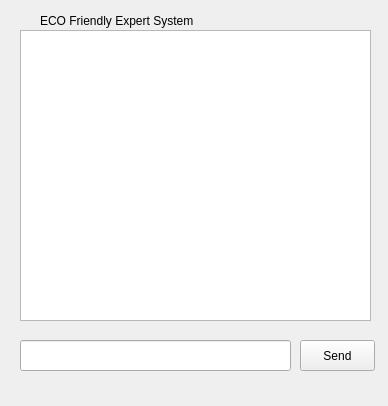
<?xml version="1.0" encoding="UTF-8"?>
<ui version="4.0">
 <class>Form</class>
 <widget class="QWidget" name="Form">
  <property name="geometry">
   <rect>
    <x>0</x>
    <y>0</y>
    <width>388</width>
    <height>406</height>
   </rect>
  </property>
  <property name="windowTitle">
   <string>Form</string>
  </property>
  <widget class="QTextBrowser" name="textBrowser">
   <property name="geometry">
    <rect>
     <x>20</x>
     <y>30</y>
     <width>351</width>
     <height>291</height>
    </rect>
   </property>
  </widget>
  <widget class="QLabel" name="label">
   <property name="enabled">
    <bool>true</bool>
   </property>
   <property name="geometry">
    <rect>
     <x>40</x>
     <y>10</y>
     <width>241</width>
     <height>21</height>
    </rect>
   </property>
   <property name="layoutDirection">
    <enum>Qt::LeftToRight</enum>
   </property>
   <property name="text">
    <string>ECO Friendly Expert System </string>
   </property>
   <property name="textFormat">
    <enum>Qt::PlainText</enum>
   </property>
   <property name="wordWrap">
    <bool>false</bool>
   </property>
  </widget>
  <widget class="QLineEdit" name="lineEdit">
   <property name="geometry">
    <rect>
     <x>20</x>
     <y>340</y>
     <width>271</width>
     <height>31</height>
    </rect>
   </property>
  </widget>
  <widget class="QPushButton" name="pushButton">
   <property name="geometry">
    <rect>
     <x>300</x>
     <y>340</y>
     <width>75</width>
     <height>31</height>
    </rect>
   </property>
   <property name="text">
    <string>Send</string>
   </property>
  </widget>
 </widget>
 <resources/>
 <connections/>
</ui>
